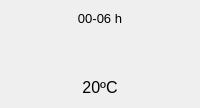
        <widget class="QFrame" name="frameCielo21">
         <property name="type" stdset="0">
          <string>value</string>
         </property>
         <layout class="QVBoxLayout" name="verticalLayoutCielo21" stretch="0,0,0">
          <property name="sizeConstraint">
           <enum>QLayout::SetMinimumSize</enum>
          </property>
          <item>
           <widget class="QLabel" name="labelHora21">
            <property name="font">
             <font>
              <pointsize>10</pointsize>
             </font>
            </property>
            <property name="text">
             <string>00-06 h</string>
            </property>
            <property name="alignment">
             <set>Qt::AlignCenter</set>
            </property>
           </widget>
          </item>
          <item>
           <widget class="QLabel" name="labelCielo21">
            <property name="minimumSize">
             <size>
              <width>40</width>
              <height>40</height>
             </size>
            </property>
            <property name="toolTip">
             <string/>
            </property>
            <property name="text">
             <string/>
            </property>
            <property name="pixmap">
             <pixmap>:/img/chanceflurries.png</pixmap>
            </property>
            <property name="alignment">
             <set>Qt::AlignCenter</set>
            </property>
           </widget>
          </item>
          <item>
           <widget class="QLabel" name="labelTemp21">
            <property name="font">
             <font>
              <pointsize>12</pointsize>
             </font>
            </property>
            <property name="text">
             <string>20ºC</string>
            </property>
            <property name="alignment">
             <set>Qt::AlignCenter</set>
            </property>
           </widget>
          </item>
         </layout>
        </widget>
